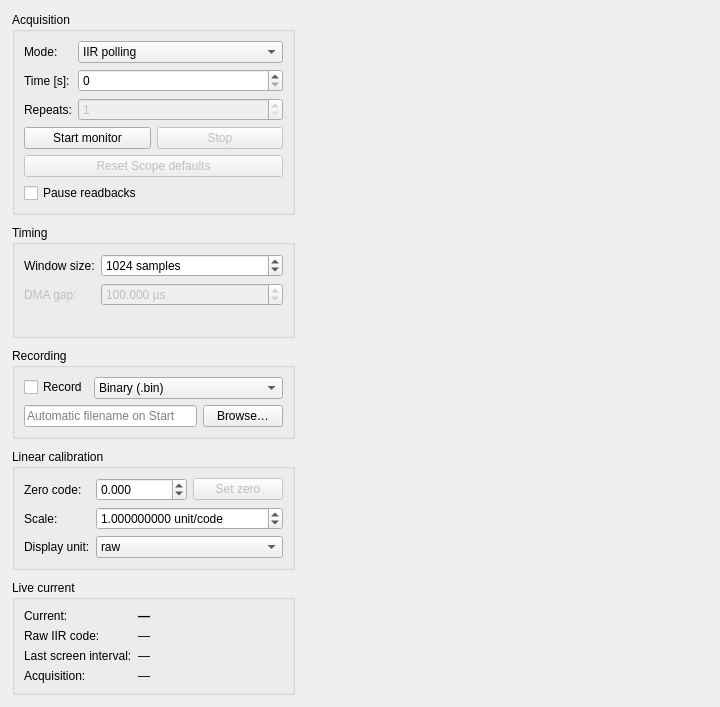
<?xml version="1.0" encoding="UTF-8"?>
<ui version="4.0">
 <class>CurrentMonitorView</class>
 <widget class="QWidget" name="CurrentMonitorView">
  <property name="minimumSize"><size><width>720</width><height>480</height></size></property>
  <layout class="QHBoxLayout" name="horizontalLayout" stretch="0,1">
   <property name="leftMargin"><number>12</number></property>
   <property name="topMargin"><number>12</number></property>
   <property name="rightMargin"><number>12</number></property>
   <property name="bottomMargin"><number>12</number></property>
   <property name="spacing"><number>10</number></property>
   <item>
    <layout class="QVBoxLayout" name="controlLayout">
     <property name="spacing"><number>10</number></property>
     <item>
      <widget class="QGroupBox" name="groupAcquisition">
       <property name="title"><string>Acquisition</string></property>
       <layout class="QFormLayout" name="formAcquisition">
        <item row="0" column="0"><widget class="QLabel" name="labelMode"><property name="text"><string>Mode:</string></property><property name="buddy"><cstring>comboMode</cstring></property></widget></item>
        <item row="0" column="1">
         <widget class="QComboBox" name="comboMode">
          <item><property name="text"><string>IIR polling</string></property></item>
          <item><property name="text"><string>Scope DMA</string></property></item>
         </widget>
        </item>
        <item row="1" column="0"><widget class="QLabel" name="labelTime"><property name="text"><string>Time [s]:</string></property><property name="buddy"><cstring>spinTime</cstring></property></widget></item>
        <item row="1" column="1">
         <widget class="QSpinBox" name="spinTime">
          <property name="toolTip"><string>Stops the acquisition automatically after this many seconds of host time; 0 runs until stopped.</string></property>
          <property name="minimum"><number>0</number></property>
          <property name="maximum"><number>360000</number></property>
         </widget>
        </item>
        <item row="2" column="0"><widget class="QLabel" name="labelSeriesRuns"><property name="text"><string>Repeats:</string></property><property name="buddy"><cstring>spinSeriesRuns</cstring></property></widget></item>
        <item row="2" column="1">
         <widget class="QSpinBox" name="spinSeriesRuns">
          <property name="enabled"><bool>false</bool></property>
          <property name="toolTip"><string>Number of runs one Start performs; check Settings &gt; Enable Series to use it.</string></property>
          <property name="minimum"><number>1</number></property>
          <property name="maximum"><number>9999</number></property>
          <property name="value"><number>1</number></property>
         </widget>
        </item>
        <item row="3" column="0" colspan="2">
         <layout class="QHBoxLayout" name="layoutRunButtons">
          <item><widget class="QPushButton" name="btnStart"><property name="text"><string>Start monitor</string></property><property name="nlabRole" stdset="0"><string notr="true">start</string></property></widget></item>
          <item><widget class="QPushButton" name="btnStop"><property name="text"><string>Stop</string></property><property name="enabled"><bool>false</bool></property><property name="nlabRole" stdset="0"><string notr="true">stop</string></property></widget></item>
         </layout>
        </item>
        <item row="4" column="0" colspan="2">
         <widget class="QPushButton" name="btnResetScopeDefaults">
          <property name="text"><string>Reset Scope defaults</string></property>
          <property name="enabled"><bool>false</bool></property>
          <property name="toolTip"><string>Restore the Scope hardware defaults after stopping Current DMA.</string></property>
         </widget>
        </item>
        <item row="5" column="0" colspan="2">
         <widget class="QCheckBox" name="cbPauseReadbacks">
          <property name="text"><string>Pause readbacks</string></property>
          <property name="toolTip"><string>Pause MCA, HV and temperature readbacks during capture. While this Current acquisition runs, pause MCA histogram/statistics, Power Supply (HV and temperature) and Global diagnostics polling on all channels, so they do not compete with the capture on the board. Measurements and HV setpoints are unaffected; displays update again when Current stops. Temperature correction holds its last applied value while paused.</string></property>
         </widget>
        </item>
       </layout>
      </widget>
     </item>
     <item>
      <widget class="QGroupBox" name="sumTimingControls">
       <property name="title"><string>Timing</string></property>
       <layout class="QFormLayout" name="formSumTiming">
        <item row="0" column="0"><widget class="QLabel" name="labelSumSamples"><property name="text"><string>Window size:</string></property><property name="buddy"><cstring>spinSumSamples</cstring></property></widget></item>
        <item row="0" column="1">
         <widget class="QSpinBox" name="spinSumSamples">
          <property name="toolTip"><string>ADC samples integrated per sum window: 4 to 8188, in steps of 4. Each sample lasts 2 ns. This sets the next capture, not the fixed 4096-byte packet size.</string></property>
          <property name="suffix"><string> samples</string></property>
          <property name="minimum"><number>4</number></property>
          <property name="maximum"><number>8188</number></property>
          <property name="singleStep"><number>4</number></property>
          <property name="value"><number>1024</number></property>
         </widget>
        </item>
        <item row="1" column="0"><widget class="QLabel" name="labelDmaGap"><property name="text"><string>DMA gap:</string></property><property name="enabled"><bool>false</bool></property><property name="buddy"><cstring>spinDmaGap</cstring></property></widget></item>
        <item row="1" column="1">
         <widget class="QDoubleSpinBox" name="spinDmaGap">
          <property name="enabled"><bool>false</bool></property>
          <property name="toolTip"><string>Post-frame gap for the next Scope DMA current measurement; hardware resolution is 0.008 microseconds.</string></property>
          <property name="suffix"><string> &#xB5;s</string></property>
          <property name="decimals"><number>3</number></property>
          <property name="minimum"><double>0.000000000000000</double></property>
          <property name="maximum"><double>524.280000000000000</double></property>
          <property name="singleStep"><double>0.008000000000000</double></property>
          <property name="value"><double>100.000000000000000</double></property>
         </widget>
        </item>
        <item row="2" column="0" colspan="2"><widget class="QLabel" name="labelSumTiming"><property name="text"><string/></property><property name="wordWrap"><bool>true</bool></property><property name="toolTip"><string>Window duration is N times 2 ns. Scheduled start interval is the window duration plus the window gap; missed windows are excluded from measured exposure.</string></property></widget></item>
       </layout>
      </widget>
     </item>
     <item>
      <widget class="QGroupBox" name="sumControls">
       <property name="title"><string>Recording</string></property>
       <layout class="QFormLayout" name="formSumRecording">
        <item row="0" column="0"><widget class="QCheckBox" name="cbRecordSums"><property name="text"><string>Record</string></property><property name="toolTip"><string>Record the original sum packets to a new file, in the selected format.</string></property></widget></item>
        <item row="0" column="1">
         <widget class="QComboBox" name="comboSumFormat">
          <property name="toolTip"><string>Binary (.bin): the packets exactly as received, about a third of the size, and about ten times cheaper to write; use it for windows shorter than 448 ns. HDF5 (.h5): also stores decoded timestamp and sum columns and opens in generic HDF5 tools. Current Capture Analysis opens both.</string></property>
          <item><property name="text"><string>Binary (.bin)</string></property></item>
          <item><property name="text"><string>HDF5 (.h5)</string></property></item>
         </widget>
        </item>
        <item row="1" column="0" colspan="2">
         <layout class="QHBoxLayout" name="layoutSumFile">
          <item><widget class="QLineEdit" name="editSumFile"><property name="placeholderText"><string>Automatic filename on Start</string></property><property name="toolTip"><string>Leave blank for chN_current_&lt;timestamp&gt; with the selected format's extension on Start. A .bin, .h5 or .hdf5 extension selects that format. Relative filenames use the measurement folder from General Settings. Existing files require overwrite confirmation, unless General Settings adds the start time to chosen names (then an existing file is never replaced).</string></property></widget></item>
          <item><widget class="QPushButton" name="btnSumFile"><property name="text"><string>Browse…</string></property><property name="toolTip"><string>Choose a sum recording file, starting in the measurement folder from General Settings.</string></property></widget></item>
         </layout>
        </item>
       </layout>
      </widget>
     </item>
     <item>
      <widget class="QGroupBox" name="groupCalibration">
       <property name="title"><string>Linear calibration</string></property>
       <layout class="QFormLayout" name="formCalibration">
        <item row="0" column="0"><widget class="QLabel" name="labelZero"><property name="text"><string>Zero code:</string></property><property name="buddy"><cstring>spinZero</cstring></property></widget></item>
        <item row="0" column="1">
         <layout class="QHBoxLayout" name="layoutZero">
          <item>
           <widget class="QDoubleSpinBox" name="spinZero">
            <property name="decimals"><number>3</number></property>
            <property name="minimum"><double>-32768.000000000000000</double></property>
            <property name="maximum"><double>32767.000000000000000</double></property>
            <property name="singleStep"><double>1.000000000000000</double></property>
           </widget>
          </item>
          <item><widget class="QPushButton" name="btnZero"><property name="text"><string>Set zero</string></property><property name="toolTip"><string>Set the zero code from the mean of recent samples.</string></property><property name="enabled"><bool>false</bool></property></widget></item>
         </layout>
        </item>
        <item row="1" column="0"><widget class="QLabel" name="labelScale"><property name="text"><string>Scale:</string></property><property name="buddy"><cstring>spinScale</cstring></property></widget></item>
        <item row="1" column="1">
         <widget class="QDoubleSpinBox" name="spinScale">
          <property name="decimals"><number>9</number></property>
          <property name="minimum"><double>-1000000000.000000000000000</double></property>
          <property name="maximum"><double>1000000000.000000000000000</double></property>
          <property name="singleStep"><double>0.001000000000000</double></property>
          <property name="value"><double>1.000000000000000</double></property>
          <property name="suffix"><string> unit/code</string></property>
         </widget>
        </item>
        <item row="2" column="0"><widget class="QLabel" name="labelUnit"><property name="text"><string>Display unit:</string></property><property name="buddy"><cstring>comboUnit</cstring></property></widget></item>
        <item row="2" column="1">
         <widget class="QComboBox" name="comboUnit">
          <item><property name="text"><string>raw</string></property></item>
          <item><property name="text"><string>A</string></property></item>
          <item><property name="text"><string>mA</string></property></item>
          <item><property name="text"><string>uA</string></property></item>
          <item><property name="text"><string>nA</string></property></item>
          <item><property name="text"><string>pA</string></property></item>
         </widget>
        </item>
       </layout>
      </widget>
     </item>
     <item>
      <widget class="QGroupBox" name="groupReading">
       <property name="title"><string>Live current</string></property>
       <layout class="QFormLayout" name="formReading">
        <item row="0" column="0"><widget class="QLabel" name="labelCurrentKey"><property name="text"><string>Current:</string></property></widget></item>
        <item row="0" column="1">
         <widget class="QLabel" name="lblCurrent">
          <property name="font"><font><bold>true</bold></font></property>
          <property name="text"><string>—</string></property>
          <property name="textInteractionFlags"><set>Qt::TextSelectableByMouse</set></property>
         </widget>
        </item>
        <item row="1" column="0"><widget class="QLabel" name="labelRaw"><property name="text"><string>Raw IIR code:</string></property></widget></item>
        <item row="1" column="1"><widget class="QLabel" name="lblRaw"><property name="text"><string>—</string></property><property name="textInteractionFlags"><set>Qt::TextSelectableByMouse</set></property></widget></item>
        <item row="2" column="0"><widget class="QLabel" name="labelInterval"><property name="text"><string>Last screen interval:</string></property></widget></item>
        <item row="2" column="1"><widget class="QLabel" name="lblInterval"><property name="text"><string>—</string></property><property name="wordWrap"><bool>true</bool></property><property name="textInteractionFlags"><set>Qt::TextSelectableByMouse</set></property></widget></item>
        <item row="3" column="0"><widget class="QLabel" name="labelAcquisition"><property name="text"><string>Acquisition:</string></property></widget></item>
        <item row="3" column="1"><widget class="QLabel" name="lblAcquisition"><property name="text"><string>—</string></property><property name="wordWrap"><bool>true</bool></property><property name="textInteractionFlags"><set>Qt::TextSelectableByMouse</set></property></widget></item>
       </layout>
      </widget>
     </item>
     <item><spacer name="controlSpacer"><property name="orientation"><enum>Qt::Vertical</enum></property><property name="sizeHint" stdset="0"><size><width>20</width><height>0</height></size></property></spacer></item>
    </layout>
   </item>
   <item>
    <layout class="QVBoxLayout" name="plotLayout">
     <item><widget class="NLabPlotWidget" name="plotCurrent" native="true"/></item>
    </layout>
   </item>
  </layout>
 </widget>
 <customwidgets>
  <customwidget><class>NLabPlotWidget</class><extends>QWidget</extends><header>nlab.views.plot_viewbox</header><container>1</container></customwidget>
 </customwidgets>
 <resources/>
 <connections/>
</ui>
